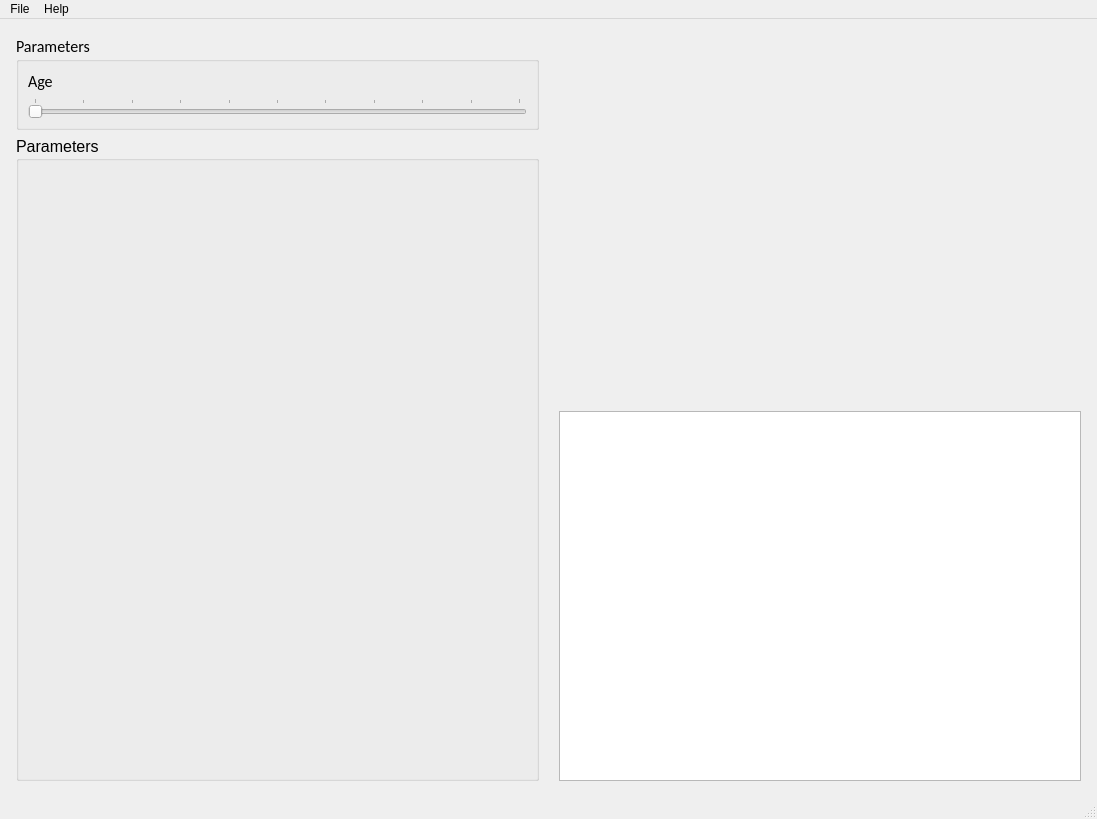
<?xml version="1.0" encoding="UTF-8"?>
<ui version="4.0">
 <class>MainWindow</class>
 <widget class="QMainWindow" name="MainWindow">
  <property name="geometry">
   <rect>
    <x>0</x>
    <y>0</y>
    <width>1097</width>
    <height>819</height>
   </rect>
  </property>
  <property name="windowTitle">
   <string>DSS BT-Risk</string>
  </property>
  <widget class="QWidget" name="centralwidget">
   <layout class="QHBoxLayout" name="horizontalLayout_5">
    <item>
     <layout class="QVBoxLayout" name="verticalLayout_6">
      <property name="leftMargin">
       <number>7</number>
      </property>
      <property name="topMargin">
       <number>7</number>
      </property>
      <property name="rightMargin">
       <number>7</number>
      </property>
      <property name="bottomMargin">
       <number>7</number>
      </property>
      <item>
       <widget class="QGroupBox" name="scenarioGroupBox">
        <property name="font">
         <font>
          <family>Calibri</family>
          <pointsize>12</pointsize>
         </font>
        </property>
        <property name="title">
         <string>Parameters</string>
        </property>
        <layout class="QVBoxLayout" name="verticalLayout">
         <item>
          <widget class="QLabel" name="lblAge">
           <property name="text">
            <string>Age</string>
           </property>
          </widget>
         </item>
         <item>
          <widget class="QSlider" name="sldrAge">
           <property name="maximum">
            <number>10</number>
           </property>
           <property name="pageStep">
            <number>1</number>
           </property>
           <property name="orientation">
            <enum>Qt::Horizontal</enum>
           </property>
           <property name="invertedAppearance">
            <bool>false</bool>
           </property>
           <property name="invertedControls">
            <bool>false</bool>
           </property>
           <property name="tickPosition">
            <enum>QSlider::TicksAbove</enum>
           </property>
          </widget>
         </item>
        </layout>
       </widget>
      </item>
      <item>
       <widget class="QGroupBox" name="parameterGroupBox">
        <property name="font">
         <font>
          <pointsize>12</pointsize>
         </font>
        </property>
        <property name="title">
         <string>Parameters</string>
        </property>
        <layout class="QVBoxLayout" name="verticalLayout_2">
         <item>
          <spacer name="verticalSpacer">
           <property name="orientation">
            <enum>Qt::Vertical</enum>
           </property>
           <property name="sizeHint" stdset="0">
            <size>
             <width>20</width>
             <height>40</height>
            </size>
           </property>
          </spacer>
         </item>
        </layout>
       </widget>
      </item>
     </layout>
    </item>
    <item>
     <layout class="QVBoxLayout" name="verticalLayout_3">
      <property name="leftMargin">
       <number>7</number>
      </property>
      <property name="topMargin">
       <number>7</number>
      </property>
      <property name="rightMargin">
       <number>7</number>
      </property>
      <property name="bottomMargin">
       <number>7</number>
      </property>
      <item>
       <widget class="QChartView" name="widget" native="true">
        <property name="sizePolicy">
         <sizepolicy hsizetype="Expanding" vsizetype="Expanding">
          <horstretch>0</horstretch>
          <verstretch>0</verstretch>
         </sizepolicy>
        </property>
       </widget>
      </item>
      <item>
       <widget class="QTextEdit" name="txtEdtReport"/>
      </item>
     </layout>
    </item>
   </layout>
  </widget>
  <widget class="QMenuBar" name="menubar">
   <property name="geometry">
    <rect>
     <x>0</x>
     <y>0</y>
     <width>1097</width>
     <height>26</height>
    </rect>
   </property>
   <widget class="QMenu" name="menuFile">
    <property name="title">
     <string>File</string>
    </property>
    <addaction name="actionExit"/>
   </widget>
   <widget class="QMenu" name="menuHelp">
    <property name="title">
     <string>Help</string>
    </property>
    <addaction name="actionAbout"/>
    <addaction name="actionAbout_Qt"/>
   </widget>
   <addaction name="menuFile"/>
   <addaction name="menuHelp"/>
  </widget>
  <widget class="QStatusBar" name="statusbar"/>
  <action name="actionExit">
   <property name="text">
    <string>Exit</string>
   </property>
  </action>
  <action name="actionAbout">
   <property name="text">
    <string>About</string>
   </property>
  </action>
  <action name="actionAbout_Qt">
   <property name="text">
    <string>About Qt...</string>
   </property>
  </action>
 </widget>
 <customwidgets>
  <customwidget>
   <class>QChartView</class>
   <extends>QWidget</extends>
   <header>PyQt5.QtChart</header>
   <container>1</container>
  </customwidget>
 </customwidgets>
 <resources/>
 <connections/>
</ui>
